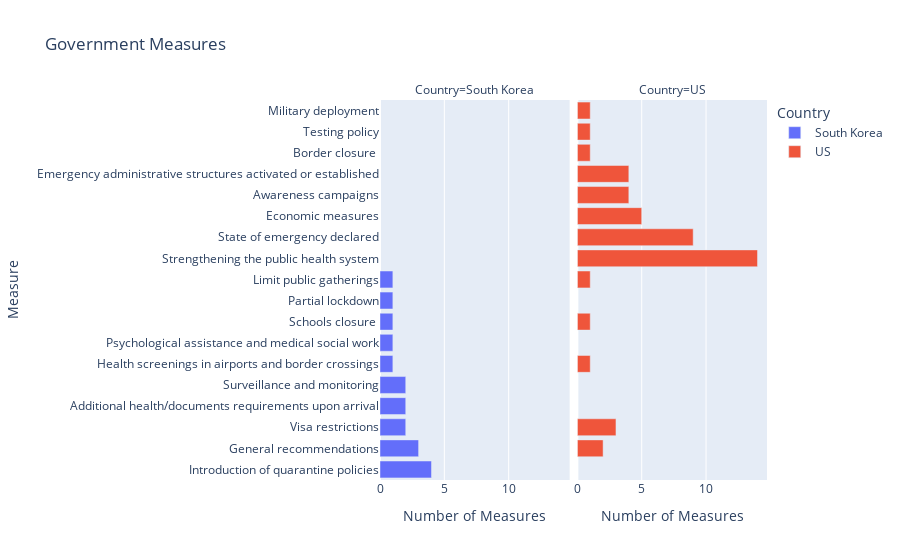

Notebook code cell kept with this figure:
### Code cell
fig = px.bar(US_SK_measures_df, x=US_SK_measures_df.MEASURE, y=US_SK_measures_df.index, orientation='h', labels={'MEASURE':'Number of Measures', 'y':'Measure'}, title='Government Measures', facet_col='Country', color="Country")
fig.show()

### Figure 1 — Plotly figure (JSON) as saved in the notebook; plotly's stock layout.template omitted (floating-point values rounded to 4 significant figures)
{"data": [{"alignmentgroup": "True", "hoverlabel": {"namelength": 0}, "hovertemplate": "Country=South Korea<br>Number of Measures=%{x}<br>Measure=%{y}", "legendgroup": "South Korea", "marker": {"color": "#636efa"}, "name": "South Korea", "offsetgroup": "South Korea", "orientation": "h", "showlegend": true, "textposition": "auto", "type": "bar", "x": [4, 3, 2, 2, 2, 1, 1, 1, 1, 1], "xaxis": "x", "y": ["Introduction of quarantine policies", "General recommendations", "Visa restrictions", "Additional health/documents requirements upon arrival", "Surveillance and monitoring", "Health screenings in airports and border crossings", "Psychological assistance and medical social work", "Schools closure ", "Partial lockdown", "Limit public gatherings"], "yaxis": "y"}, {"alignmentgroup": "True", "hoverlabel": {"namelength": 0}, "hovertemplate": "Country=US<br>Number of Measures=%{x}<br>Measure=%{y}", "legendgroup": "US", "marker": {"color": "#EF553B"}, "name": "US", "offsetgroup": "US", "orientation": "h", "showlegend": true, "textposition": "auto", "type": "bar", "x": [14, 9, 5, 4, 4, 3, 2, 1, 1, 1, 1, 1, 1], "xaxis": "x2", "y": ["Strengthening the public health system", "State of emergency declared", "Economic measures", "Awareness campaigns", "Emergency administrative structures activated or established", "Visa restrictions", "General recommendations", "Health screenings in airports and border crossings", "Border closure ", "Limit public gatherings", "Testing policy", "Military deployment", "Schools closure "], "yaxis": "y2"}], "layout": {"annotations": [{"font": {}, "showarrow": false, "text": "Country=South Korea", "x": 0.245, "xanchor": "center", "xref": "paper", "y": 1, "yanchor": "bottom", "yref": "paper"}, {"font": {}, "showarrow": false, "text": "Country=US", "x": 0.755, "xanchor": "center", "xref": "paper", "y": 1, "yanchor": "bottom", "yref": "paper"}], "barmode": "relative", "legend": {"title": {"text": "Country"}, "tracegroupgap": 0}, "title": {"text": "Government Measures"}, "xaxis": {"anchor": "y", "domain": [0, 0.49], "title": {"text": "Number of Measures"}}, "xaxis2": {"anchor": "y2", "domain": [0.51, 1], "matches": "x", "title": {"text": "Number of Measures"}}, "yaxis": {"anchor": "x", "domain": [0, 1], "title": {"text": "Measure"}}, "yaxis2": {"anchor": "x2", "domain": [0, 1], "matches": "y", "showticklabels": false}}}
